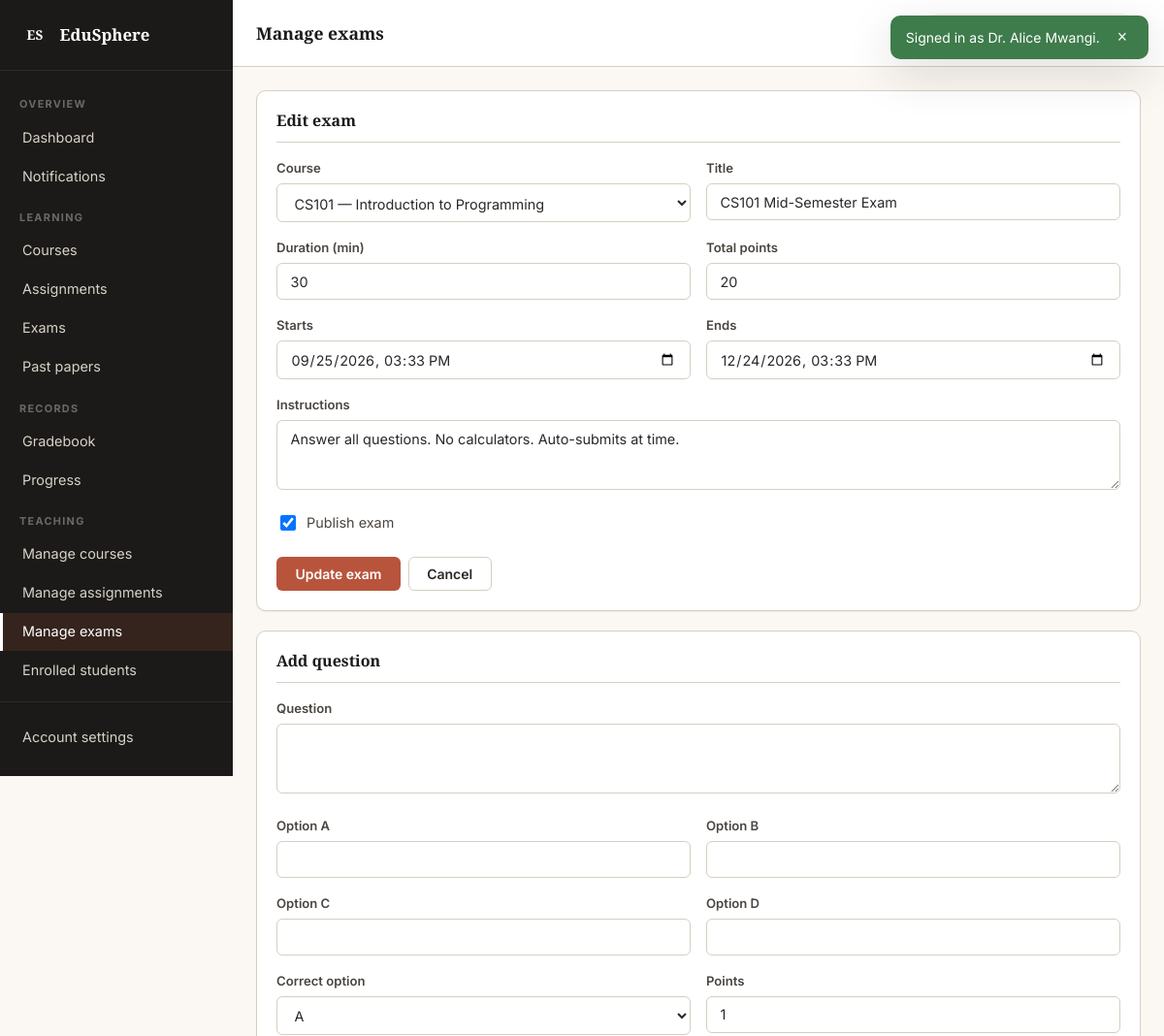
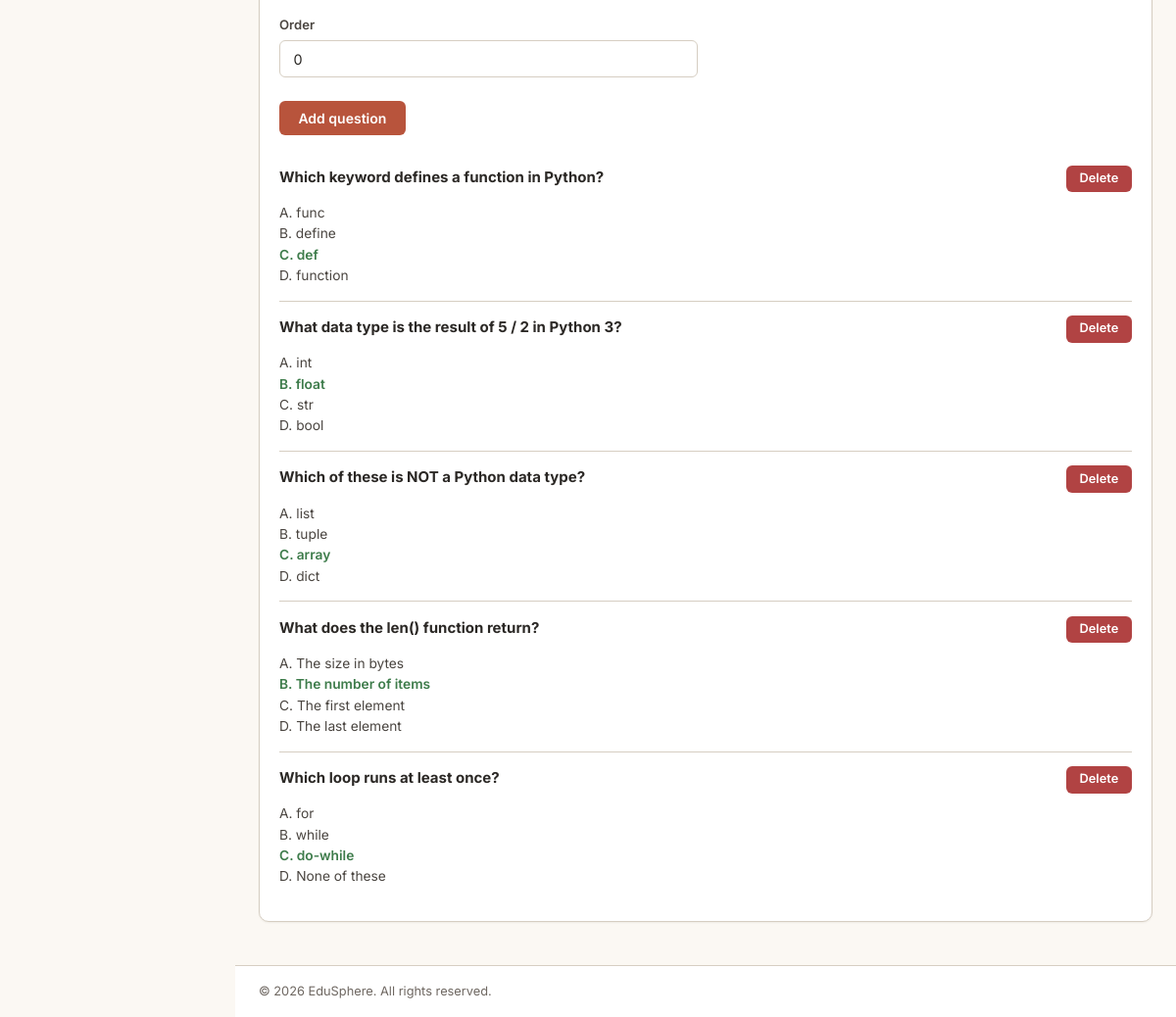
Screenshot of /pages/exam-manage.php?id=1 (signed in) with the database file from the repository (2 pictures, top to bottom).
### tables this page shows
CREATE TABLE exams (
    id INT AUTO_INCREMENT PRIMARY KEY,
    course_id INT NOT NULL,
    title VARCHAR(200) NOT NULL,
    instructions TEXT,
    duration_minutes INT DEFAULT 60,
    total_points INT DEFAULT 100,
    start_at DATETIME DEFAULT NULL,
    end_at DATETIME DEFAULT NULL,
    is_published TINYINT(1) NOT NULL DEFAULT 0,
    created_at TIMESTAMP DEFAULT CURRENT_TIMESTAMP,
    FOREIGN KEY (course_id) REFERENCES courses(id) ON DELETE CASCADE
);

CREATE TABLE courses (
    id INT AUTO_INCREMENT PRIMARY KEY,
    code VARCHAR(20) UNIQUE NOT NULL,
    title VARCHAR(200) NOT NULL,
    description TEXT,
    instructor_id INT NOT NULL,
    department_id INT DEFAULT NULL,
    category VARCHAR(80) DEFAULT NULL,
    level ENUM('beginner','intermediate','advanced') DEFAULT 'beginner',
    duration_hours INT DEFAULT 0,
    thumbnail VARCHAR(255) DEFAULT NULL,
    is_published TINYINT(1) NOT NULL DEFAULT 0,
    created_at TIMESTAMP DEFAULT CURRENT_TIMESTAMP,
    FOREIGN KEY (instructor_id) REFERENCES users(id) ON DELETE CASCADE,
    FOREIGN KEY (department_id) REFERENCES departments(id) ON DELETE SET NULL
);

CREATE TABLE exam_questions (
    id INT AUTO_INCREMENT PRIMARY KEY,
    exam_id INT NOT NULL,
    question_text TEXT NOT NULL,
    option_a VARCHAR(500) NOT NULL,
    option_b VARCHAR(500) NOT NULL,
    option_c VARCHAR(500) DEFAULT NULL,
    option_d VARCHAR(500) DEFAULT NULL,
    correct_option CHAR(1) NOT NULL,
    points INT DEFAULT 1,
    question_order INT DEFAULT 0,
    FOREIGN KEY (exam_id) REFERENCES exams(id) ON DELETE CASCADE
);

### includes/auth.php (called while the page is built, shortened)
<?php
require_once __DIR__ . '/helpers.php';
function current_user() {
    static $user = null, $loaded = false;
    if ($loaded) return $user;
    $loaded = true;
    $stmt = db()->prepare("
        SELECT u.*, d.name AS department_name, d.code AS department_code
        FROM users u
        LEFT JOIN departments d ON d.id = u.department_id
        WHERE u.id = ?
    ");
    $stmt->bind_param('i', $_SESSION['user_id']);
    $stmt->execute();
    $user = $stmt->get_result()->fetch_assoc() ?: null;
    return $user;
}
function is_logged_in() {
    $u = current_user();
    return $u && $u['status'] === 'active';
}
function require_login() {
    if (!is_logged_in()) {
        $u = current_user();
        if ($u && $u['status'] !== 'active') {
            $_SESSION['account_status']   = $u['status'];
            $_SESSION['rejection_reason'] = $u['rejection_reason'] ?? '';
        }
        session_unset();
        session_destroy();
        session_start();
        redirect(SITE_URL . '/pages/login.php');
    }
}
function require_role($roles) {
    require_login();
}

### includes/db.php (called while the page is built, shortened)
<?php
function db() {
    static $conn = null;
    if ($conn === null) {
        $conn = new mysqli(DB_HOST, DB_USER, DB_PASS, DB_NAME);
        $conn->set_charset('utf8mb4');
    }
    return $conn;
}

### includes/helpers.php (called while the page is built, shortened)
<?php
require_once __DIR__ . '/db.php';
function e($v)   { return htmlspecialchars((string)$v, ENT_QUOTES, 'UTF-8'); }

### pages/exam-manage.php (the view, shortened to what this page needs)
<?php
require_once __DIR__ . '/../includes/auth.php';
require_role(['instructor','admin']);
$user = current_user();
$uid = (int)$user['id'];
$conn = db();
$editId = (int)($_GET['id'] ?? 0);
$exam = null;
$questions = [];
if ($editId) {
    $stmt = $conn->prepare("SELECT x.* FROM exams x JOIN courses c ON c.id=x.course_id WHERE x.id=? AND c.instructor_id=?");
    $stmt->bind_param('ii', $editId, $uid); $stmt->execute();
    $exam = $stmt->get_result()->fetch_assoc();
    $stmt = $conn->prepare("SELECT * FROM exam_questions WHERE exam_id=? ORDER BY question_order, id");
    $stmt->bind_param('i', $editId); $stmt->execute();
    $questions = $stmt->get_result()->fetch_all(MYSQLI_ASSOC);
}
$stmt = $conn->prepare("SELECT * FROM courses WHERE instructor_id=? ORDER BY title");
$stmt->bind_param('i', $uid); $stmt->execute();
$courses = $stmt->get_result()->fetch_all(MYSQLI_ASSOC);
include __DIR__ . '/../includes/header.php';
?>
<section class="panel">
    <header class="panel__head"><h3><?php echo $exam ? 'Edit exam' : 'Create exam'; ?></h3></header>
    <form method="post" class="form form--grid">
        <label class="field"><span class="field__label">Course</span>
            <select class="field__input" name="course_id" required>
                <?php foreach ($courses as $c): ?>
                    <option value="<?php echo (int)$c['id']; ?>" <?php echo (($exam['course_id'] ?? 0) == $c['id']) ? 'selected' : ''; ?>>
                        <?php echo e($c['code'] . ' — ' . $c['title']); ?>
                    </option>
                <?php endforeach; ?>
            </select></label>
        <label class="field"><span class="field__label">Title</span>
            <input class="field__input" name="title" required value="<?php echo e($exam['title'] ?? ''); ?>"></label>
        <label class="field"><span class="field__label">Duration (min)</span>
            <input class="field__input" type="number" name="duration_minutes" value="<?php echo (int)($exam['duration_minutes'] ?? 60); ?>"></label>
        <label class="field"><span class="field__label">Total points</span>
            <input class="field__input" type="number" name="total_points" value="<?php echo (int)($exam['total_points'] ?? 100); ?>"></label>
        <label class="field"><span class="field__label">Starts</span>
            <input class="field__input" type="datetime-local" name="start_at" value="<?php echo e($exam ? date('Y-m-d\TH:i', strtotime($exam['start_at'])) : ''); ?>"></label>
        <label class="field"><span class="field__label">Ends</span>
            <input class="field__input" type="datetime-local" name="end_at" value="<?php echo e($exam ? date('Y-m-d\TH:i', strtotime($exam['end_at'])) : ''); ?>"></label>
        <label class="field field--wide"><span class="field__label">Instructions</span>
            <textarea class="field__input" name="instructions" rows="3"><?php echo e($exam['instructions'] ?? ''); ?></textarea></label>
        <label class="field field--check">
            <input type="checkbox" name="is_published" value="1" <?php echo !empty($exam['is_published']) ? 'checked' : ''; ?>>
            <span>Publish exam</span>
        </label>
        <div class="form__actions">
            <button class="btn btn--primary" type="submit"><?php echo $exam ? 'Update exam' : 'Create exam'; ?></button>
            <?php if ($exam): ?><a class="btn btn--ghost" href="exam-manage.php">Cancel</a><?php endif; ?>
        </div>
    </form>
</section>
<?php if ($exam): ?>
<section class="panel">
    <header class="panel__head"><h3>Add question</h3></header>
    <form method="post" class="form form--grid">
        <label class="field field--wide"><span class="field__label">Question</span>
            <textarea class="field__input" name="question_text" rows="3" required></textarea></label>
        <label class="field"><span class="field__label">Option A</span>
            <input class="field__input" name="option_a" required></label>
        <label class="field"><span class="field__label">Option B</span>
            <input class="field__input" name="option_b" required></label>
        <label class="field"><span class="field__label">Option C</span>
            <input class="field__input" name="option_c"></label>
        <label class="field"><span class="field__label">Option D</span>
            <input class="field__input" name="option_d"></label>
        <label class="field"><span class="field__label">Correct option</span>
            <select class="field__input" name="correct_option">
                <option value="A">A</option><option value="B">B</option>
            </select></label>
        <label class="field"><span class="field__label">Points</span>
            <input class="field__input" type="number" name="points" value="1"></label>
        <label class="field"><span class="field__label">Order</span>
            <input class="field__input" type="number" name="question_order" value="0"></label>
        <div class="form__actions"><button class="btn btn--primary" type="submit">Add question</button></div>
    </form>
    <?php if ($questions): ?>
        <ol class="question-list">
            <?php foreach ($questions as $q): ?>
                <li>
                    <div>
                        <p><strong><?php echo e($q['question_text']); ?></strong></p>
                        <ul class="options">
                            <li class="<?php echo $q['correct_option'] === 'A' ? 'is-correct' : ''; ?>">A. <?php echo e($q['option_a']); ?></li>
                            <li class="<?php echo $q['correct_option'] === 'B' ? 'is-correct' : ''; ?>">B. <?php echo e($q['option_b']); ?></li>
                            <?php if ($q['option_c']): ?><li class="<?php echo $q['correct_option'] === 'C' ? 'is-correct' : ''; ?>">C. <?php echo e($q['option_c']); ?></li><?php endif; ?>
                            <?php if ($q['option_d']): ?><li class="<?php echo $q['correct_option'] === 'D' ? 'is-correct' : ''; ?>">D. <?php echo e($q['option_d']); ?></li><?php endif; ?>
                        </ul>
                    </div>
                    <form method="post" onsubmit="return confirm('Delete question?');">
                        <button class="btn btn--danger btn--sm" type="submit">Delete</button>
                    </form>
                </li>
            <?php endforeach; ?>
        </ol>
    <?php endif; ?>
</section>
<?php endif; ?>
<?php include __DIR__ . '/../includes/footer.php'; ?>

### assets/css/base.css (style rules this page uses)
:root { --ink-900: #1c1a18; --ink-700: #2b2825; --ink-500: #4a4540; --ink-400: #6f6862; --ink-300: #a1998f; --ink-200: #d6cec2; --paper-50: #fbf8f3; --paper-100: #f5efe6; --paper-200: #ebe3d5; --paper-300: #d8cbb8; --rust-500: #b8543c; --rust-600: #9c4228; --rust-100: #f6e0d8; --amber-500: #d99b34; --amber-600: #b57d1f; --amber-100: #faeed0; --sage-500: #6b8a63; --sage-600: #53704c; --sage-100: #e3ecdf; --danger-500: #b14343; --danger-100: #f7dede; --success-500: #3e7c4b; --success-100: #dcecdc; --radius-sm: 6px; --radius-md: 10px; --radius-lg: 16px; --shadow-1: 0 1px 2px rgba(28,26,24,0.06); --shadow-2: 0 4px 16px rgba(28,26,24,0.08); --shadow-3: 0 16px 48px rgba(28,26,24,0.14); --font-sans: 'Inter', system-ui, -apple-system, 'Segoe UI', Roboto, sans-serif; --font-display: 'Source Serif 4', Georgia, serif; }
*, *::before, *::after { box-sizing: border-box; }
html, body { margin: 0; padding: 0; }
body { font-family: var(--font-sans); font-size: 15px; line-height: 1.55; color: var(--ink-700); background: var(--paper-50); -webkit-font-smoothing: antialiased; min-height: 100vh; }
a { color: var(--rust-600); text-decoration: none; }
h1,h2,h3,h4,h5 { font-family: var(--font-display); font-weight: 700; color: var(--ink-900); line-height: 1.25; margin: 0 0 0.4em; }
h3 { font-size: 1.1rem; }
p { margin: 0 0 1em; }
.btn { display: inline-flex; align-items: center; justify-content: center; gap: 8px; padding: 0.6rem 1.15rem; font-family: inherit; font-size: 0.875rem; font-weight: 600; line-height: 1; border-radius: var(--radius-sm); border: 1px solid transparent; cursor: pointer; text-decoration: none; white-space: nowrap; transition: background 0.15s, color 0.15s, border-color 0.15s, transform 0.1s; }
.btn--primary { background: var(--rust-500); color: #fff; }
.btn--ghost { background: transparent; color: var(--ink-700); border-color: var(--ink-200); }
.btn--danger { background: var(--danger-500); color: #fff; }
.btn--sm { padding: 0.4rem 0.8rem; font-size: 0.8rem; }
.form { display: block; }
.form--grid { display: grid; grid-template-columns: repeat(2, 1fr); gap: 1rem; }
.field { display: block; }
.field--wide { grid-column: 1 / -1; }
.field__label { display: block; font-size: 0.82rem; font-weight: 600; color: var(--ink-500); margin-bottom: 0.35rem; }
.field__input { width: 100%; padding: 0.6rem 0.85rem; font-family: inherit; font-size: 0.9rem; color: var(--ink-700); background: #fff; border: 1px solid var(--ink-200); border-radius: var(--radius-sm); transition: border-color 0.15s, box-shadow 0.15s; }
.field--check { display: flex; align-items: center; gap: 0.5rem; }
.field--check input[type="checkbox"] { width: 16px; height: 16px; }
.field--check span { font-size: 0.9rem; color: var(--ink-500); }
.form__actions { display: flex; gap: 0.5rem; grid-column: 1 / -1; margin-top: 0.5rem; }

### assets/css/components.css (style rules this page uses)
.panel { background: #fff; border: 1px solid var(--ink-200); border-radius: var(--radius-md); padding: 1.25rem; margin-bottom: 1.25rem; box-shadow: var(--shadow-1); }
.panel__head { display: flex; align-items: center; justify-content: space-between; margin-bottom: 1rem; padding-bottom: 0.75rem; border-bottom: 1px solid var(--ink-200); }
.panel__head h3 { margin: 0; font-size: 1rem; }

### assets/css/exams.css (style rules this page uses)
.question-list { list-style: none; padding: 0; margin: 1rem 0 0; counter-reset: q; }
.question-list > li { padding: 0.9rem 0; border-bottom: 1px solid var(--ink-200); display: flex; justify-content: space-between; gap: 1rem; align-items: flex-start; }
.question-list > li:last-child { border-bottom: none; }
.options { list-style: none; padding: 0; margin: 0.4rem 0 0; font-size: 0.86rem; color: var(--ink-500); }
.options .is-correct { color: var(--success-500); font-weight: 600; }

### rows the page displays
exams: course_id "CS101 — Introduction to Programming", title "CS101 Mid-Semester Exam", duration_minutes "30", total_points "20", start_at "09/25/2026 15:33", end_at "12/24/2026 15:33", instructions "Answer all questions. No calculators. Auto-submits at time.", is_published "☑"
exam_questions: question_text "Which keyword defines a function in Python?", option_a "func", option_b "define", option_c "def", option_d "function"
exam_questions: question_text "What data type is the result of 5 / 2 in Python 3?", option_a "int", option_b "float", option_c "str", option_d "bool"
exam_questions: question_text "Which of these is NOT a Python data type?", option_a "list", option_b "tuple", option_c "array", option_d "dict"
exam_questions: question_text "What does the len() function return?", option_a "The size in bytes", option_b "The number of items", option_c "The first element", option_d "The last element"
exam_questions: question_text "Which loop runs at least once?", option_a "for", option_b "while", option_c "do-while", option_d "None of these"

### other values shown
$flash['message'] "Signed in as Dr. Alice Mwangi."
SITE_NAME "EduSphere"
$label "Dashboard Notifications Courses Assignments Exams Past papers Gradebook Progress Manage courses Manage assignments Manage exams Enrolled students"
$__pageTitle "Manage exams"
